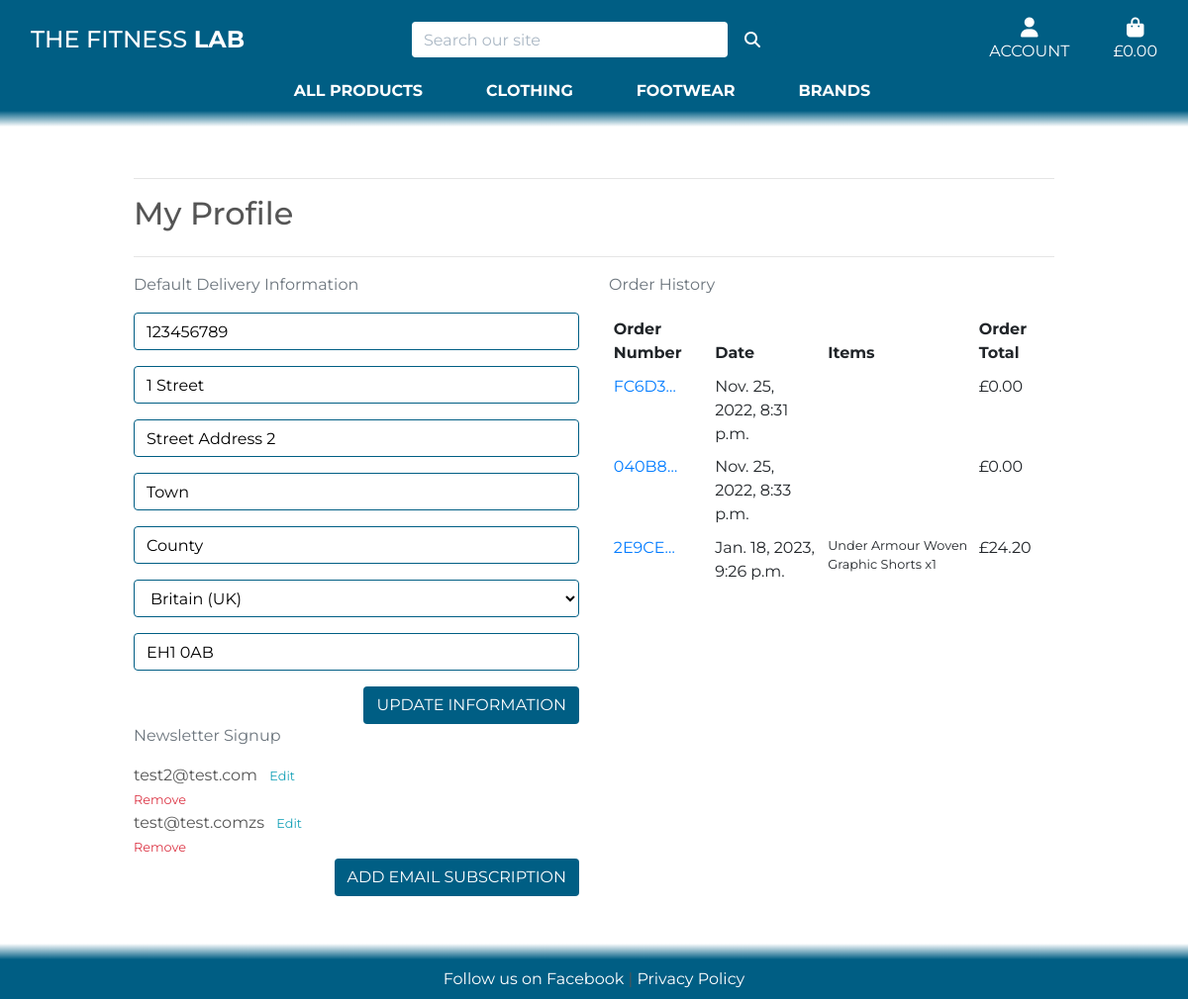
/profile/ (signed in), run on an earlier commit of the app's database.
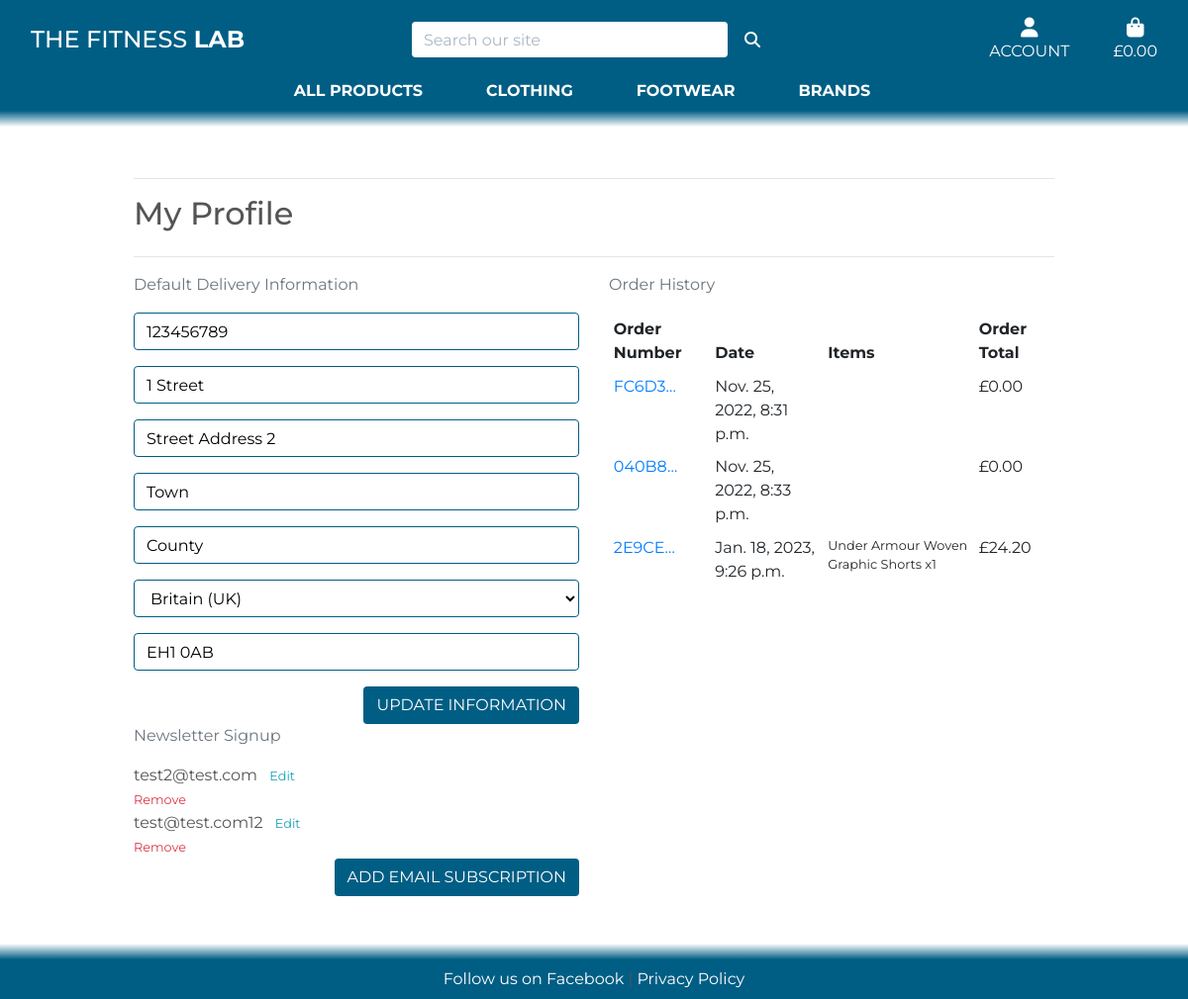
And on a later commit of the database.
### profiles/models.py (models this page shows, shortened)
class Newsletter(models.Model):
    user = models.ForeignKey(User, on_delete=models.CASCADE,
                             related_name='newsletter_user')
    email = models.EmailField(max_length=254, unique=True,
                              null=False, blank=False)
    is_registered = models.BooleanField(default=False, null=True, blank=True)

### profiles/views.py (the view)
# urls.py: path('profile/', include('profiles.urls')),
@login_required
def profile(request):
    profile = get_object_or_404(UserProfile, user=request.user)
    newsletters = Newsletter.objects.all().filter(user=request.user)
    if request.method == 'POST':
        form = UserProfileForm(request.POST, instance=profile)
        if form.is_valid():
            form.save()
            messages.success(request, 'Profile updated successfully')
        else:
            messages.error(request,
                           ('Update failed. Please ensure the form is valid.'))
    else:
        form = UserProfileForm(instance=profile)
    orders = profile.orders.all()
    template = 'profiles/profile.html'
    context = {
        'form': form,
        'orders': orders,
        'newsletters': newsletters,
        'on_profile_page': True
    }
    return render(request, template, context)

### basket/contexts.py (called while the page is built, shortened)
def basket_contents(request):
    basket_items = []
    total = 0
    item_count = 0
    basket = request.session.get('basket', {})
    if total < settings.FREE_DELIVERY_THRESHOLD:
        delivery = total * Decimal(settings.STANDARD_DELIVERY_PERCENTAGE / 100)
        free_delivery_delta = settings.FREE_DELIVERY_THRESHOLD - total
    else:
        delivery = 0
        free_delivery_delta = 0
    grand_total = delivery + total
    context = {
        'basket_items': basket_items,
        'total': total,
        'item_count': item_count,
        'delivery': delivery,
        'free_delivery_delta': free_delivery_delta,
        'free_delivery_threshold': settings.FREE_DELIVERY_THRESHOLD,
        'grand_total': grand_total,
    }
    return context

### profiles/templates/profiles/profile.html (shortened to what this page needs)
{% extends "base.html" %}
{% load static %}
{% block extra_css %}
    <link rel="stylesheet" href="{% static 'profiles/css/profile.css' %}">
{% endblock %}
{% block page_header %}
    <div class="container header-container">
    </div>
{% endblock %}
{% block content %}
    <div class="overlay"></div>
    <div class="container">
        <div class="row">
            <div class="col">
                <hr>
                <h2 class="mb-4">My Profile</h2>
                <hr>
            </div>
        </div>
        <div class="row">
            <div class="col-12 col-lg-6">
                <p class="text-muted">Default Delivery Information</p>
                <form class="mt-3" action="{% url 'profile' %}" method="POST" id="profile-update-form">
                    {{ form|crispy }}
                    <button class="btn btn-black rounded text-uppercase float-right">Update Information</button>
                </form>
            </div>
            <div class="col-12 col-lg-6">
                <p class="text-muted">Order History</p>
                <div class="order-history table-responsive">
                    <table class="table table-sm table-borderless">
                        <thead>
                            <tr>
                                <th>Order Number</th>
                                <th>Date</th>
                                <th>Items</th>
                                <th>Order Total</th>
                            </tr>
                        </thead>
                        <tbody>
                            {% for order in orders %}
                                <tr>
                                    <td>
                                        <a href="{% url 'order_history' order.order_number %}"
                                        title="{{ order.order_number }}">
                                            {{ order.order_number|truncatechars:6 }}
                                        </a>
                                    </td>
                                    <td>{{ order.date }}</td>
                                    <td>
                                        <ul class="list-unstyled">
                                            {% for product in order.lineitems.all %}
                                                <li class="small">
                                                    {{ product.item.name }} x{{ product.quantity }}
                                                </li>
                                            {% endfor %}
                                        </ul>
                                    </td>
                                    <td>£{{ order.grand_total }}</td>
                                </tr>
                            {% endfor %}
                        </tbody>
                    </table>
                </div>
            </div>
        </div>
        <div class="row">
            <div class="col-12 col-lg-6">
                <p class="text-muted">Newsletter Signup</p>
                {% for newsletter in newsletters %}
                <div class="row">
                    <div class="col-12 col-lg-6">
                        <span class="mr-2">{{ newsletter.email }}</span>
                        <a href="{% url 'edit_newsletter' newsletter.id %}" class="update-link text-info mr-2"><small>Edit</small></a>
                        <a href="{% url 'delete_newsletter' newsletter.id %}" class="remove-item text-danger"><small>Remove</small></a>
                    </div>
                </div>
                {% endfor %}
                <a href="{% url 'add_newsletter' %}" class="btn btn-black rounded text-uppercase float-right">Add Email Subscription</a>
            </div>
        </div>
    </div>
{% endblock %}

What changed in the data, as far as the page shows it:
changed Newsletter: email "test@test.comzs" → "test@test.com12"
